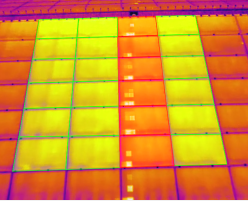
#> input picture hotspot3.png, 248 x 201 px
$ python histogramEqualization.py --input hotspot3.png
#> lines starting #> are read from the running program, lines starting #| are printed output that depends on the picture
from __future__ import print_function
import cv2 as cv
import argparse
parser = argparse.ArgumentParser(description='Code for Histogram Equalization tutorial.')
parser.add_argument('--input', help='Path to input image.', default='lena.jpg')
args = parser.parse_args()
src = cv.imread("hotspot3.png")
#> src is the input picture: shape (201, 248, 3); mean B, G, R 39.6, 144.3, 216.7
if src is None:
    print('Could not open or find the image:', args.input)
    exit(0)
src = cv.cvtColor(src, cv.COLOR_BGR2GRAY)
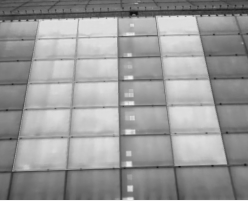
#> src: shape (201, 248); min 16, max 240, mean 154
dst = cv.equalizeHist(src)
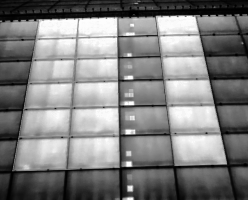
#> dst: shape (201, 248); min 0, max 255, mean 128.4
cv.imshow('Source image', src)
cv.imshow('Equalized Image', dst)
cv.waitKey()

$ run again, with hotspot1.png copied over hotspot3.png
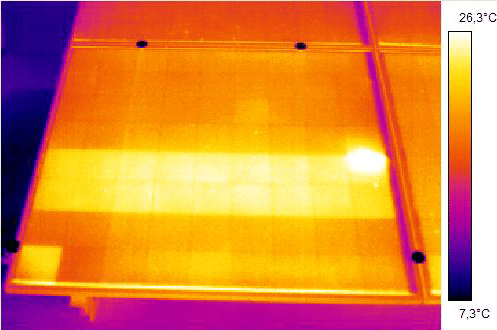
#> input picture hotspot1.png, 497 x 330 px
#> src is the input picture: shape (330, 497, 3); mean B, G, R 63.6, 134.1, 221.1
#> `src = cv.cvtColor(src, cv.COLOR_BGR2GRAY)`:
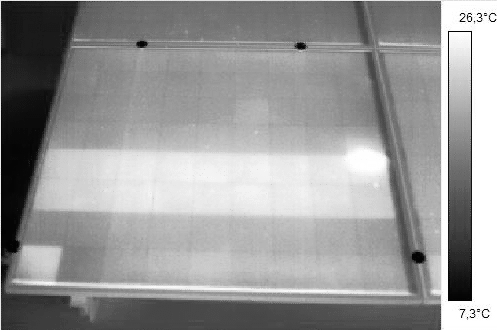
#> src: shape (330, 497); min 3, max 255, mean 152.1
#> `dst = cv.equalizeHist(src)`:
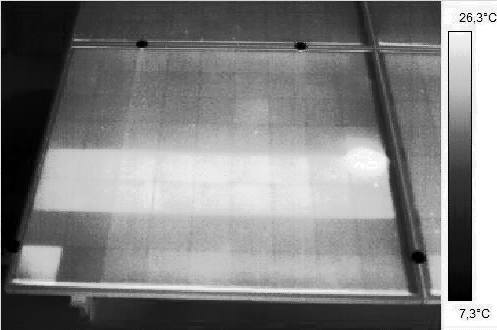
#> dst: shape (330, 497); min 0, max 255, mean 128.5
